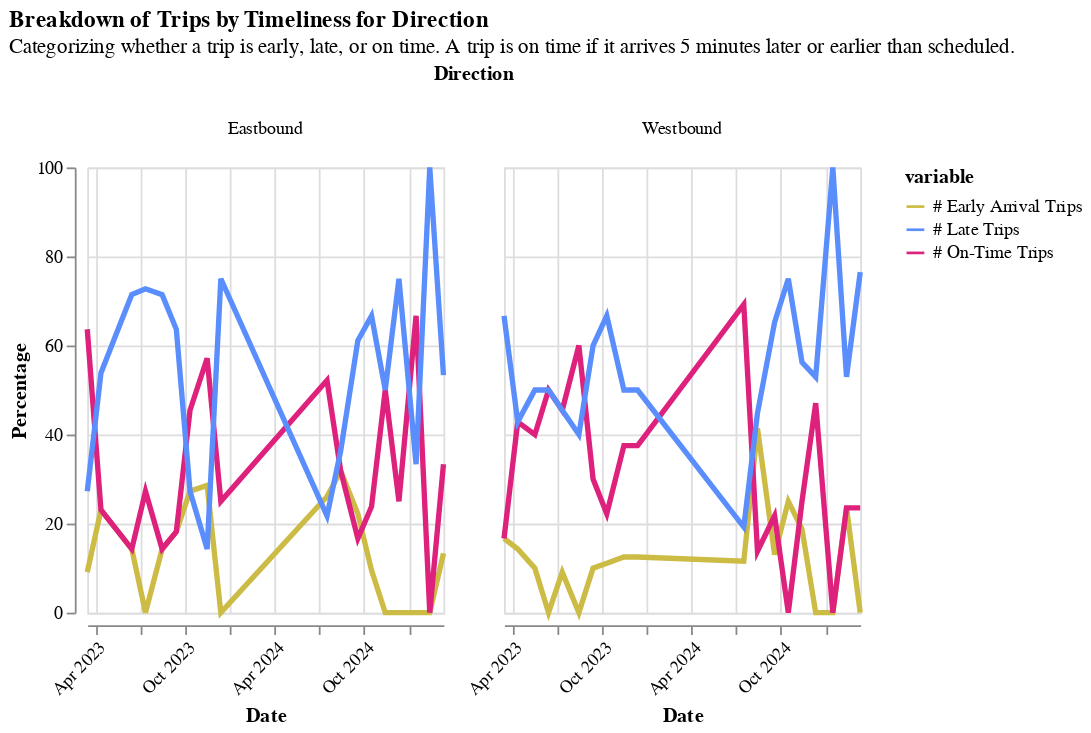

The notebook cell saved with this chart:
### Code cell
timeliness_chart(df[df.Period == "All Day"])

### Figure 1 — Vega-Lite specification as saved in the notebook (floating-point values rounded to 4 significant figures)
{"config": {"view": {"continuousWidth": 300, "continuousHeight": 300}}, "data": {"name": "data-0931610cf3828d2845b5dbddf5a54992"}, "facet": {"column": {"field": "Direction", "type": "nominal"}}, "spec": {"mark": {"type": "line", "size": 3}, "encoding": {"color": {"field": "variable", "scale": {"range": ["#ccbb44", "#5b8efd", "#dd217d"]}, "title": "variable", "type": "nominal"}, "tooltip": [{"field": "Date", "type": "temporal"}, {"field": "Route", "type": "nominal"}, {"field": "Direction", "type": "nominal"}, {"field": "Period", "type": "nominal"}, {"field": "Percentage", "type": "quantitative"}], "x": {"axis": {"format": "%b %Y", "labelAngle": -45}, "field": "Date", "title": "Date", "type": "temporal"}, "y": {"field": "Percentage", "title": "Percentage", "type": "quantitative"}}, "height": 250, "width": 200}, "title": {"text": "Breakdown of Trips by Timeliness for Direction ", "subtitle": "Categorizing whether a trip is early, late, or on time. A trip is on time if it arrives 5 minutes later or earlier than scheduled."}, "$schema": "https://vega.github.io/schema/vega-lite/v5.20.1.json", "datasets": {"data-0931610cf3828d2845b5dbddf5a54992": [{"Date": "2023-03-15T00:00:00", "Portfolio Organization Name": "City of West Hollywood", "Route": "Cityline Local-East", "Period": "All Day", "Direction": "Eastbound", "Direction (0/1)": 0, "# Realtime Trips": 11, "variable": "# Early Arrival Trips", "value": 1, "Percentage": 9.091}, {"Date": "2023-03-15T00:00:00", "Portfolio Organization Name": "City of West Hollywood", "Route": "Cityline Local-West", "Period": "All Day", "Direction": "Westbound", "Direction (0/1)": 1, "# Realtime Trips": 12, "variable": "# Early Arrival Trips", "value": 2, "Percentage": 16.67}, {"Date": "2023-04-12T00:00:00", "Portfolio Organization Name": "City of West Hollywood", "Route": "Cityline Local-East", "Period": "All Day", "Direction": "Eastbound", "Direction (0/1)": 0, "# Realtime Trips": 13, "variable": "# Early Arrival Trips", "value": 3, "Percentage": 23.08}, {"Date": "2023-05-17T00:00:00", "Portfolio Organization Name": "City of West Hollywood", "Route": "Cityline Local-East", "Period": "All Day", "Direction": "Eastbound", "Direction (0/1)": 0, "# Realtime Trips": 11, "variable": "# Early Arrival Trips", "value": 2, "Percentage": 18.18}, {"Date": "2023-06-14T00:00:00", "Portfolio Organization Name": "City of West Hollywood", "Route": "Cityline Local-East", "Period": "All Day", "Direction": "Eastbound", "Direction (0/1)": 0, "# Realtime Trips": 7, "variable": "# Early Arrival Trips", "value": 1, "Percentage": 14.29}, {"Date": "2023-07-12T00:00:00", "Portfolio Organization Name": "City of West Hollywood", "Route": "Cityline Local-East", "Period": "All Day", "Direction": "Eastbound", "Direction (0/1)": 0, "# Realtime Trips": 11, "variable": "# Early Arrival Trips", "value": 0, "Percentage": 0.0}, {"Date": "2023-08-15T00:00:00", "Portfolio Organization Name": "City of West Hollywood", "Route": "Cityline Local-East", "Period": "All Day", "Direction": "Eastbound", "Direction (0/1)": 0, "# Realtime Trips": 7, "variable": "# Early Arrival Trips", "value": 1, "Percentage": 14.29}, {"Date": "2023-09-13T00:00:00", "Portfolio Organization Name": "City of West Hollywood", "Route": "Cityline Local-East", "Period": "All Day", "Direction": "Eastbound", "Direction (0/1)": 0, "# Realtime Trips": 11, "variable": "# Early Arrival Trips", "value": 2, "Percentage": 18.18}, {"Date": "2023-10-11T00:00:00", "Portfolio Organization Name": "City of West Hollywood", "Route": "Cityline Local-East", "Period": "All Day", "Direction": "Eastbound", "Direction (0/1)": 0, "# Realtime Trips": 11, "variable": "# Early Arrival Trips", "value": 3, "Percentage": 27.27}, {"Date": "2023-11-15T00:00:00", "Portfolio Organization Name": "City of West Hollywood", "Route": "Cityline Local-East", "Period": "All Day", "Direction": "Eastbound", "Direction (0/1)": 0, "# Realtime Trips": 7, "variable": "# Early Arrival Trips", "value": 2, "Percentage": 28.57}, {"Date": "2023-12-13T00:00:00", "Portfolio Organization Name": "City of West Hollywood", "Route": "Cityline Local-East", "Period": "All Day", "Direction": "Eastbound", "Direction (0/1)": 0, "# Realtime Trips": 8, "variable": "# Early Arrival Trips", "value": 0, "Percentage": 0.0}, {"Date": "2023-04-12T00:00:00", "Portfolio Organization Name": "City of West Hollywood", "Route": "Cityline Local-West", "Period": "All Day", "Direction": "Westbound", "Direction (0/1)": 1, "# Realtime Trips": 14, "variable": "# Early Arrival Trips", "value": 2, "Percentage": 14.29}, {"Date": "2023-05-17T00:00:00", "Portfolio Organization Name": "City of West Hollywood", "Route": "Cityline Local-West", "Period": "All Day", "Direction": "Westbound", "Direction (0/1)": 1, "# Realtime Trips": 10, "variable": "# Early Arrival Trips", "value": 1, "Percentage": 10.0}, {"Date": "2023-06-14T00:00:00", "Portfolio Organization Name": "City of West Hollywood", "Route": "Cityline Local-West", "Period": "All Day", "Direction": "Westbound", "Direction (0/1)": 1, "# Realtime Trips": 6, "variable": "# Early Arrival Trips", "value": 0, "Percentage": 0.0}, {"Date": "2023-07-12T00:00:00", "Portfolio Organization Name": "City of West Hollywood", "Route": "Cityline Local-West", "Period": "All Day", "Direction": "Westbound", "Direction (0/1)": 1, "# Realtime Trips": 11, "variable": "# Early Arrival Trips", "value": 1, "Percentage": 9.091}, {"Date": "2023-08-15T00:00:00", "Portfolio Organization Name": "City of West Hollywood", "Route": "Cityline Local-West", "Period": "All Day", "Direction": "Westbound", "Direction (0/1)": 1, "# Realtime Trips": 5, "variable": "# Early Arrival Trips", "value": 0, "Percentage": 0.0}, {"Date": "2023-09-13T00:00:00", "Portfolio Organization Name": "City of West Hollywood", "Route": "Cityline Local-West", "Period": "All Day", "Direction": "Westbound", "Direction (0/1)": 1, "# Realtime Trips": 10, "variable": "# Early Arrival Trips", "value": 1, "Percentage": 10.0}, {"Date": "2023-10-11T00:00:00", "Portfolio Organization Name": "City of West Hollywood", "Route": "Cityline Local-West", "Period": "All Day", "Direction": "Westbound", "Direction (0/1)": 1, "# Realtime Trips": 9, "variable": "# Early Arrival Trips", "value": 1, "Percentage": 11.11}, {"Date": "2023-11-15T00:00:00", "Portfolio Organization Name": "City of West Hollywood", "Route": "Cityline Local-West", "Period": "All Day", "Direction": "Westbound", "Direction (0/1)": 1, "# Realtime Trips": 8, "variable": "# Early Arrival Trips", "value": 1, "Percentage": 12.5}, {"Date": "2023-12-13T00:00:00", "Portfolio Organization Name": "City of West Hollywood", "Route": "Cityline Local-West", "Period": "All Day", "Direction": "Westbound", "Direction (0/1)": 1, "# Realtime Trips": 8, "variable": "# Early Arrival Trips", "value": 1, "Percentage": 12.5}, {"Date": "2024-07-17T00:00:00", "Portfolio Organization Name": "City of West Hollywood", "Route": "Cityline Local-East", "Period": "All Day", "Direction": "Eastbound", "Direction (0/1)": 0, "# Realtime Trips": 23, "variable": "# Early Arrival Trips", "value": 6, "Percentage": 26.09}, {"Date": "2024-08-14T00:00:00", "Portfolio Organization Name": "City of West Hollywood", "Route": "Cityline Local-East", "Period": "All Day", "Direction": "Eastbound", "Direction (0/1)": 0, "# Realtime Trips": 22, "variable": "# Early Arrival Trips", "value": 7, "Percentage": 31.82}, {"Date": "2024-09-18T00:00:00", "Portfolio Organization Name": "City of West Hollywood", "Route": "Cityline Local-East", "Period": "All Day", "Direction": "Eastbound", "Direction (0/1)": 0, "# Realtime Trips": 18, "variable": "# Early Arrival Trips", "value": 4, "Percentage": 22.22}, {"Date": "2024-10-16T00:00:00", "Portfolio Organization Name": "City of West Hollywood", "Route": "Cityline Local-East", "Period": "All Day", "Direction": "Eastbound", "Direction (0/1)": 0, "# Realtime Trips": 21, "variable": "# Early Arrival Trips", "value": 2, "Percentage": 9.524}, {"Date": "2024-11-13T00:00:00", "Portfolio Organization Name": "City of West Hollywood", "Route": "Cityline Local-East", "Period": "All Day", "Direction": "Eastbound", "Direction (0/1)": 0, "# Realtime Trips": 16, "variable": "# Early Arrival Trips", "value": 0, "Percentage": 0.0}, {"Date": "2024-12-11T00:00:00", "Portfolio Organization Name": "City of West Hollywood", "Route": "Cityline Local-East", "Period": "All Day", "Direction": "Eastbound", "Direction (0/1)": 0, "# Realtime Trips": 12, "variable": "# Early Arrival Trips", "value": 0, "Percentage": 0.0}, {"Date": "2024-07-17T00:00:00", "Portfolio Organization Name": "City of West Hollywood", "Route": "Cityline Local-West", "Period": "All Day", "Direction": "Westbound", "Direction (0/1)": 1, "# Realtime Trips": 26, "variable": "# Early Arrival Trips", "value": 3, "Percentage": 11.54}, {"Date": "2024-08-14T00:00:00", "Portfolio Organization Name": "City of West Hollywood", "Route": "Cityline Local-West", "Period": "All Day", "Direction": "Westbound", "Direction (0/1)": 1, "# Realtime Trips": 29, "variable": "# Early Arrival Trips", "value": 12, "Percentage": 41.38}, {"Date": "2024-09-18T00:00:00", "Portfolio Organization Name": "City of West Hollywood", "Route": "Cityline Local-West", "Period": "All Day", "Direction": "Westbound", "Direction (0/1)": 1, "# Realtime Trips": 23, "variable": "# Early Arrival Trips", "value": 3, "Percentage": 13.04}, {"Date": "2024-10-16T00:00:00", "Portfolio Organization Name": "City of West Hollywood", "Route": "Cityline Local-West", "Period": "All Day", "Direction": "Westbound", "Direction (0/1)": 1, "# Realtime Trips": 20, "variable": "# Early Arrival Trips", "value": 5, "Percentage": 25.0}, {"Date": "2024-11-13T00:00:00", "Portfolio Organization Name": "City of West Hollywood", "Route": "Cityline Local-West", "Period": "All Day", "Direction": "Westbound", "Direction (0/1)": 1, "# Realtime Trips": 16, "variable": "# Early Arrival Trips", "value": 3, "Percentage": 18.75}, {"Date": "2024-12-11T00:00:00", "Portfolio Organization Name": "City of West Hollywood", "Route": "Cityline Local-West", "Period": "All Day", "Direction": "Westbound", "Direction (0/1)": 1, "# Realtime Trips": 17, "variable": "# Early Arrival Trips", "value": 0, "Percentage": 0.0}, {"Date": "2025-01-15T00:00:00", "Portfolio Organization Name": "City of West Hollywood", "Route": "Cityline Local-East", "Period": "All Day", "Direction": "Eastbound", "Direction (0/1)": 0, "# Realtime Trips": 9, "variable": "# Early Arrival Trips", "value": 0, "Percentage": 0.0}, {"Date": "2025-02-12T00:00:00", "Portfolio Organization Name": "City of West Hollywood", "Route": "Cityline Local-East", "Period": "All Day", "Direction": "Eastbound", "Direction (0/1)": 0, "# Realtime Trips": 16, "variable": "# Early Arrival Trips", "value": 0, "Percentage": 0.0}, {"Date": "2025-03-12T00:00:00", "Portfolio Organization Name": "City of West Hollywood", "Route": "Cityline Local-East", "Period": "All Day", "Direction": "Eastbound", "Direction (0/1)": 0, "# Realtime Trips": 15, "variable": "# Early Arrival Trips", "value": 2, "Percentage": 13.33}, {"Date": "2025-01-15T00:00:00", "Portfolio Organization Name": "City of West Hollywood", "Route": "Cityline Local-West", "Period": "All Day", "Direction": "Westbound", "Direction (0/1)": 1, "# Realtime Trips": 18, "variable": "# Early Arrival Trips", "value": 0, "Percentage": 0.0}, {"Date": "2025-02-12T00:00:00", "Portfolio Organization Name": "City of West Hollywood", "Route": "Cityline Local-West", "Period": "All Day", "Direction": "Westbound", "Direction (0/1)": 1, "# Realtime Trips": 17, "variable": "# Early Arrival Trips", "value": 4, "Percentage": 23.53}, {"Date": "2025-03-12T00:00:00", "Portfolio Organization Name": "City of West Hollywood", "Route": "Cityline Local-West", "Period": "All Day", "Direction": "Westbound", "Direction (0/1)": 1, "# Realtime Trips": 17, "variable": "# Early Arrival Trips", "value": 0, "Percentage": 0.0}, {"Date": "2023-03-15T00:00:00", "Portfolio Organization Name": "City of West Hollywood", "Route": "Cityline Local-East", "Period": "All Day", "Direction": "Eastbound", "Direction (0/1)": 0, "# Realtime Trips": 11, "variable": "# On-Time Trips", "value": 7, "Percentage": 63.64}, {"Date": "2023-03-15T00:00:00", "Portfolio Organization Name": "City of West Hollywood", "Route": "Cityline Local-West", "Period": "All Day", "Direction": "Westbound", "Direction (0/1)": 1, "# Realtime Trips": 12, "variable": "# On-Time Trips", "value": 2, "Percentage": 16.67}, {"Date": "2023-04-12T00:00:00", "Portfolio Organization Name": "City of West Hollywood", "Route": "Cityline Local-East", "Period": "All Day", "Direction": "Eastbound", "Direction (0/1)": 0, "# Realtime Trips": 13, "variable": "# On-Time Trips", "value": 3, "Percentage": 23.08}, {"Date": "2023-05-17T00:00:00", "Portfolio Organization Name": "City of West Hollywood", "Route": "Cityline Local-East", "Period": "All Day", "Direction": "Eastbound", "Direction (0/1)": 0, "# Realtime Trips": 11, "variable": "# On-Time Trips", "value": 2, "Percentage": 18.18}, {"Date": "2023-06-14T00:00:00", "Portfolio Organization Name": "City of West Hollywood", "Route": "Cityline Local-East", "Period": "All Day", "Direction": "Eastbound", "Direction (0/1)": 0, "# Realtime Trips": 7, "variable": "# On-Time Trips", "value": 1, "Percentage": 14.29}, {"Date": "2023-07-12T00:00:00", "Portfolio Organization Name": "City of West Hollywood", "Route": "Cityline Local-East", "Period": "All Day", "Direction": "Eastbound", "Direction (0/1)": 0, "# Realtime Trips": 11, "variable": "# On-Time Trips", "value": 3, "Percentage": 27.27}, {"Date": "2023-08-15T00:00:00", "Portfolio Organization Name": "City of West Hollywood", "Route": "Cityline Local-East", "Period": "All Day", "Direction": "Eastbound", "Direction (0/1)": 0, "# Realtime Trips": 7, "variable": "# On-Time Trips", "value": 1, "Percentage": 14.29}, {"Date": "2023-09-13T00:00:00", "Portfolio Organization Name": "City of West Hollywood", "Route": "Cityline Local-East", "Period": "All Day", "Direction": "Eastbound", "Direction (0/1)": 0, "# Realtime Trips": 11, "variable": "# On-Time Trips", "value": 2, "Percentage": 18.18}, {"Date": "2023-10-11T00:00:00", "Portfolio Organization Name": "City of West Hollywood", "Route": "Cityline Local-East", "Period": "All Day", "Direction": "Eastbound", "Direction (0/1)": 0, "# Realtime Trips": 11, "variable": "# On-Time Trips", "value": 5, "Percentage": 45.45}, {"Date": "2023-11-15T00:00:00", "Portfolio Organization Name": "City of West Hollywood", "Route": "Cityline Local-East", "Period": "All Day", "Direction": "Eastbound", "Direction (0/1)": 0, "# Realtime Trips": 7, "variable": "# On-Time Trips", "value": 4, "Percentage": 57.14}, {"Date": "2023-12-13T00:00:00", "Portfolio Organization Name": "City of West Hollywood", "Route": "Cityline Local-East", "Period": "All Day", "Direction": "Eastbound", "Direction (0/1)": 0, "# Realtime Trips": 8, "variable": "# On-Time Trips", "value": 2, "Percentage": 25.0}, {"Date": "2023-04-12T00:00:00", "Portfolio Organization Name": "City of West Hollywood", "Route": "Cityline Local-West", "Period": "All Day", "Direction": "Westbound", "Direction (0/1)": 1, "# Realtime Trips": 14, "variable": "# On-Time Trips", "value": 6, "Percentage": 42.86}, {"Date": "2023-05-17T00:00:00", "Portfolio Organization Name": "City of West Hollywood", "Route": "Cityline Local-West", "Period": "All Day", "Direction": "Westbound", "Direction (0/1)": 1, "# Realtime Trips": 10, "variable": "# On-Time Trips", "value": 4, "Percentage": 40.0}, {"Date": "2023-06-14T00:00:00", "Portfolio Organization Name": "City of West Hollywood", "Route": "Cityline Local-West", "Period": "All Day", "Direction": "Westbound", "Direction (0/1)": 1, "# Realtime Trips": 6, "variable": "# On-Time Trips", "value": 3, "Percentage": 50.0}, {"Date": "2023-07-12T00:00:00", "Portfolio Organization Name": "City of West Hollywood", "Route": "Cityline Local-West", "Period": "All Day", "Direction": "Westbound", "Direction (0/1)": 1, "# Realtime Trips": 11, "variable": "# On-Time Trips", "value": 5, "Percentage": 45.45}, {"Date": "2023-08-15T00:00:00", "Portfolio Organization Name": "City of West Hollywood", "Route": "Cityline Local-West", "Period": "All Day", "Direction": "Westbound", "Direction (0/1)": 1, "# Realtime Trips": 5, "variable": "# On-Time Trips", "value": 3, "Percentage": 60.0}, {"Date": "2023-09-13T00:00:00", "Portfolio Organization Name": "City of West Hollywood", "Route": "Cityline Local-West", "Period": "All Day", "Direction": "Westbound", "Direction (0/1)": 1, "# Realtime Trips": 10, "variable": "# On-Time Trips", "value": 3, "Percentage": 30.0}, {"Date": "2023-10-11T00:00:00", "Portfolio Organization Name": "City of West Hollywood", "Route": "Cityline Local-West", "Period": "All Day", "Direction": "Westbound", "Direction (0/1)": 1, "# Realtime Trips": 9, "variable": "# On-Time Trips", "value": 2, "Percentage": 22.22}, {"Date": "2023-11-15T00:00:00", "Portfolio Organization Name": "City of West Hollywood", "Route": "Cityline Local-West", "Period": "All Day", "Direction": "Westbound", "Direction (0/1)": 1, "# Realtime Trips": 8, "variable": "# On-Time Trips", "value": 3, "Percentage": 37.5}, {"Date": "2023-12-13T00:00:00", "Portfolio Organization Name": "City of West Hollywood", "Route": "Cityline Local-West", "Period": "All Day", "Direction": "Westbound", "Direction (0/1)": 1, "# Realtime Trips": 8, "variable": "# On-Time Trips", "value": 3, "Percentage": 37.5}, {"Date": "2024-07-17T00:00:00", "Portfolio Organization Name": "City of West Hollywood", "Route": "Cityline Local-East", "Period": "All Day", "Direction": "Eastbound", "Direction (0/1)": 0, "# Realtime Trips": 23, "variable": "# On-Time Trips", "value": 12, "Percentage": 52.17}, {"Date": "2024-08-14T00:00:00", "Portfolio Organization Name": "City of West Hollywood", "Route": "Cityline Local-East", "Period": "All Day", "Direction": "Eastbound", "Direction (0/1)": 0, "# Realtime Trips": 22, "variable": "# On-Time Trips", "value": 7, "Percentage": 31.82}, {"Date": "2024-09-18T00:00:00", "Portfolio Organization Name": "City of West Hollywood", "Route": "Cityline Local-East", "Period": "All Day", "Direction": "Eastbound", "Direction (0/1)": 0, "# Realtime Trips": 18, "variable": "# On-Time Trips", "value": 3, "Percentage": 16.67}, {"Date": "2024-10-16T00:00:00", "Portfolio Organization Name": "City of West Hollywood", "Route": "Cityline Local-East", "Period": "All Day", "Direction": "Eastbound", "Direction (0/1)": 0, "# Realtime Trips": 21, "variable": "# On-Time Trips", "value": 5, "Percentage": 23.81}, {"Date": "2024-11-13T00:00:00", "Portfolio Organization Name": "City of West Hollywood", "Route": "Cityline Local-East", "Period": "All Day", "Direction": "Eastbound", "Direction (0/1)": 0, "# Realtime Trips": 16, "variable": "# On-Time Trips", "value": 8, "Percentage": 50.0}, {"Date": "2024-12-11T00:00:00", "Portfolio Organization Name": "City of West Hollywood", "Route": "Cityline Local-East", "Period": "All Day", "Direction": "Eastbound", "Direction (0/1)": 0, "# Realtime Trips": 12, "variable": "# On-Time Trips", "value": 3, "Percentage": 25.0}, {"Date": "2024-07-17T00:00:00", "Portfolio Organization Name": "City of West Hollywood", "Route": "Cityline Local-West", "Period": "All Day", "Direction": "Westbound", "Direction (0/1)": 1, "# Realtime Trips": 26, "variable": "# On-Time Trips", "value": 18, "Percentage": 69.23}, {"Date": "2024-08-14T00:00:00", "Portfolio Organization Name": "City of West Hollywood", "Route": "Cityline Local-West", "Period": "All Day", "Direction": "Westbound", "Direction (0/1)": 1, "# Realtime Trips": 29, "variable": "# On-Time Trips", "value": 4, "Percentage": 13.79}, {"Date": "2024-09-18T00:00:00", "Portfolio Organization Name": "City of West Hollywood", "Route": "Cityline Local-West", "Period": "All Day", "Direction": "Westbound", "Direction (0/1)": 1, "# Realtime Trips": 23, "variable": "# On-Time Trips", "value": 5, "Percentage": 21.74}, {"Date": "2024-10-16T00:00:00", "Portfolio Organization Name": "City of West Hollywood", "Route": "Cityline Local-West", "Period": "All Day", "Direction": "Westbound", "Direction (0/1)": 1, "# Realtime Trips": 20, "variable": "# On-Time Trips", "value": 0, "Percentage": 0.0}, {"Date": "2024-11-13T00:00:00", "Portfolio Organization Name": "City of West Hollywood", "Route": "Cityline Local-West", "Period": "All Day", "Direction": "Westbound", "Direction (0/1)": 1, "# Realtime Trips": 16, "variable": "# On-Time Trips", "value": 4, "Percentage": 25.0}, {"Date": "2024-12-11T00:00:00", "Portfolio Organization Name": "City of West Hollywood", "Route": "Cityline Local-West", "Period": "All Day", "Direction": "Westbound", "Direction (0/1)": 1, "# Realtime Trips": 17, "variable": "# On-Time Trips", "value": 8, "Percentage": 47.06}, {"Date": "2025-01-15T00:00:00", "Portfolio Organization Name": "City of West Hollywood", "Route": "Cityline Local-East", "Period": "All Day", "Direction": "Eastbound", "Direction (0/1)": 0, "# Realtime Trips": 9, "variable": "# On-Time Trips", "value": 6, "Percentage": 66.67}, {"Date": "2025-02-12T00:00:00", "Portfolio Organization Name": "City of West Hollywood", "Route": "Cityline Local-East", "Period": "All Day", "Direction": "Eastbound", "Direction (0/1)": 0, "# Realtime Trips": 16, "variable": "# On-Time Trips", "value": 0, "Percentage": 0.0}, {"Date": "2025-03-12T00:00:00", "Portfolio Organization Name": "City of West Hollywood", "Route": "Cityline Local-East", "Period": "All Day", "Direction": "Eastbound", "Direction (0/1)": 0, "# Realtime Trips": 15, "variable": "# On-Time Trips", "value": 5, "Percentage": 33.33}, {"Date": "2025-01-15T00:00:00", "Portfolio Organization Name": "City of West Hollywood", "Route": "Cityline Local-West", "Period": "All Day", "Direction": "Westbound", "Direction (0/1)": 1, "# Realtime Trips": 18, "variable": "# On-Time Trips", "value": 0, "Percentage": 0.0}, {"Date": "2025-02-12T00:00:00", "Portfolio Organization Name": "City of West Hollywood", "Route": "Cityline Local-West", "Period": "All Day", "Direction": "Westbound", "Direction (0/1)": 1, "# Realtime Trips": 17, "variable": "# On-Time Trips", "value": 4, "Percentage": 23.53}, {"Date": "2025-03-12T00:00:00", "Portfolio Organization Name": "City of West Hollywood", "Route": "Cityline Local-West", "Period": "All Day", "Direction": "Westbound", "Direction (0/1)": 1, "# Realtime Trips": 17, "variable": "# On-Time Trips", "value": 4, "Percentage": 23.53}, {"Date": "2023-03-15T00:00:00", "Portfolio Organization Name": "City of West Hollywood", "Route": "Cityline Local-East", "Period": "All Day", "Direction": "Eastbound", "Direction (0/1)": 0, "# Realtime Trips": 11, "variable": "# Late Trips", "value": 3, "Percentage": 27.27}, {"Date": "2023-03-15T00:00:00", "Portfolio Organization Name": "City of West Hollywood", "Route": "Cityline Local-West", "Period": "All Day", "Direction": "Westbound", "Direction (0/1)": 1, "# Realtime Trips": 12, "variable": "# Late Trips", "value": 8, "Percentage": 66.67}, {"Date": "2023-04-12T00:00:00", "Portfolio Organization Name": "City of West Hollywood", "Route": "Cityline Local-East", "Period": "All Day", "Direction": "Eastbound", "Direction (0/1)": 0, "# Realtime Trips": 13, "variable": "# Late Trips", "value": 7, "Percentage": 53.85}, {"Date": "2023-05-17T00:00:00", "Portfolio Organization Name": "City of West Hollywood", "Route": "Cityline Local-East", "Period": "All Day", "Direction": "Eastbound", "Direction (0/1)": 0, "# Realtime Trips": 11, "variable": "# Late Trips", "value": 7, "Percentage": 63.64}, {"Date": "2023-06-14T00:00:00", "Portfolio Organization Name": "City of West Hollywood", "Route": "Cityline Local-East", "Period": "All Day", "Direction": "Eastbound", "Direction (0/1)": 0, "# Realtime Trips": 7, "variable": "# Late Trips", "value": 5, "Percentage": 71.43}, {"Date": "2023-07-12T00:00:00", "Portfolio Organization Name": "City of West Hollywood", "Route": "Cityline Local-East", "Period": "All Day", "Direction": "Eastbound", "Direction (0/1)": 0, "# Realtime Trips": 11, "variable": "# Late Trips", "value": 8, "Percentage": 72.73}, {"Date": "2023-08-15T00:00:00", "Portfolio Organization Name": "City of West Hollywood", "Route": "Cityline Local-East", "Period": "All Day", "Direction": "Eastbound", "Direction (0/1)": 0, "# Realtime Trips": 7, "variable": "# Late Trips", "value": 5, "Percentage": 71.43}, {"Date": "2023-09-13T00:00:00", "Portfolio Organization Name": "City of West Hollywood", "Route": "Cityline Local-East", "Period": "All Day", "Direction": "Eastbound", "Direction (0/1)": 0, "# Realtime Trips": 11, "variable": "# Late Trips", "value": 7, "Percentage": 63.64}, {"Date": "2023-10-11T00:00:00", "Portfolio Organization Name": "City of West Hollywood", "Route": "Cityline Local-East", "Period": "All Day", "Direction": "Eastbound", "Direction (0/1)": 0, "# Realtime Trips": 11, "variable": "# Late Trips", "value": 3, "Percentage": 27.27}, {"Date": "2023-11-15T00:00:00", "Portfolio Organization Name": "City of West Hollywood", "Route": "Cityline Local-East", "Period": "All Day", "Direction": "Eastbound", "Direction (0/1)": 0, "# Realtime Trips": 7, "variable": "# Late Trips", "value": 1, "Percentage": 14.29}, {"Date": "2023-12-13T00:00:00", "Portfolio Organization Name": "City of West Hollywood", "Route": "Cityline Local-East", "Period": "All Day", "Direction": "Eastbound", "Direction (0/1)": 0, "# Realtime Trips": 8, "variable": "# Late Trips", "value": 6, "Percentage": 75.0}, {"Date": "2023-04-12T00:00:00", "Portfolio Organization Name": "City of West Hollywood", "Route": "Cityline Local-West", "Period": "All Day", "Direction": "Westbound", "Direction (0/1)": 1, "# Realtime Trips": 14, "variable": "# Late Trips", "value": 6, "Percentage": 42.86}, {"Date": "2023-05-17T00:00:00", "Portfolio Organization Name": "City of West Hollywood", "Route": "Cityline Local-West", "Period": "All Day", "Direction": "Westbound", "Direction (0/1)": 1, "# Realtime Trips": 10, "variable": "# Late Trips", "value": 5, "Percentage": 50.0}, {"Date": "2023-06-14T00:00:00", "Portfolio Organization Name": "City of West Hollywood", "Route": "Cityline Local-West", "Period": "All Day", "Direction": "Westbound", "Direction (0/1)": 1, "# Realtime Trips": 6, "variable": "# Late Trips", "value": 3, "Percentage": 50.0}, {"Date": "2023-07-12T00:00:00", "Portfolio Organization Name": "City of West Hollywood", "Route": "Cityline Local-West", "Period": "All Day", "Direction": "Westbound", "Direction (0/1)": 1, "# Realtime Trips": 11, "variable": "# Late Trips", "value": 5, "Percentage": 45.45}, {"Date": "2023-08-15T00:00:00", "Portfolio Organization Name": "City of West Hollywood", "Route": "Cityline Local-West", "Period": "All Day", "Direction": "Westbound", "Direction (0/1)": 1, "# Realtime Trips": 5, "variable": "# Late Trips", "value": 2, "Percentage": 40.0}, {"Date": "2023-09-13T00:00:00", "Portfolio Organization Name": "City of West Hollywood", "Route": "Cityline Local-West", "Period": "All Day", "Direction": "Westbound", "Direction (0/1)": 1, "# Realtime Trips": 10, "variable": "# Late Trips", "value": 6, "Percentage": 60.0}, {"Date": "2023-10-11T00:00:00", "Portfolio Organization Name": "City of West Hollywood", "Route": "Cityline Local-West", "Period": "All Day", "Direction": "Westbound", "Direction (0/1)": 1, "# Realtime Trips": 9, "variable": "# Late Trips", "value": 6, "Percentage": 66.67}, {"Date": "2023-11-15T00:00:00", "Portfolio Organization Name": "City of West Hollywood", "Route": "Cityline Local-West", "Period": "All Day", "Direction": "Westbound", "Direction (0/1)": 1, "# Realtime Trips": 8, "variable": "# Late Trips", "value": 4, "Percentage": 50.0}, {"Date": "2023-12-13T00:00:00", "Portfolio Organization Name": "City of West Hollywood", "Route": "Cityline Local-West", "Period": "All Day", "Direction": "Westbound", "Direction (0/1)": 1, "# Realtime Trips": 8, "variable": "# Late Trips", "value": 4, "Percentage": 50.0}, {"Date": "2024-07-17T00:00:00", "Portfolio Organization Name": "City of West Hollywood", "Route": "Cityline Local-East", "Period": "All Day", "Direction": "Eastbound", "Direction (0/1)": 0, "# Realtime Trips": 23, "variable": "# Late Trips", "value": 5, "Percentage": 21.74}, {"Date": "2024-08-14T00:00:00", "Portfolio Organization Name": "City of West Hollywood", "Route": "Cityline Local-East", "Period": "All Day", "Direction": "Eastbound", "Direction (0/1)": 0, "# Realtime Trips": 22, "variable": "# Late Trips", "value": 8, "Percentage": 36.36}, {"Date": "2024-09-18T00:00:00", "Portfolio Organization Name": "City of West Hollywood", "Route": "Cityline Local-East", "Period": "All Day", "Direction": "Eastbound", "Direction (0/1)": 0, "# Realtime Trips": 18, "variable": "# Late Trips", "value": 11, "Percentage": 61.11}, {"Date": "2024-10-16T00:00:00", "Portfolio Organization Name": "City of West Hollywood", "Route": "Cityline Local-East", "Period": "All Day", "Direction": "Eastbound", "Direction (0/1)": 0, "# Realtime Trips": 21, "variable": "# Late Trips", "value": 14, "Percentage": 66.67}, {"Date": "2024-11-13T00:00:00", "Portfolio Organization Name": "City of West Hollywood", "Route": "Cityline Local-East", "Period": "All Day", "Direction": "Eastbound", "Direction (0/1)": 0, "# Realtime Trips": 16, "variable": "# Late Trips", "value": 8, "Percentage": 50.0}, {"Date": "2024-12-11T00:00:00", "Portfolio Organization Name": "City of West Hollywood", "Route": "Cityline Local-East", "Period": "All Day", "Direction": "Eastbound", "Direction (0/1)": 0, "# Realtime Trips": 12, "variable": "# Late Trips", "value": 9, "Percentage": 75.0}, {"Date": "2024-07-17T00:00:00", "Portfolio Organization Name": "City of West Hollywood", "Route": "Cityline Local-West", "Period": "All Day", "Direction": "Westbound", "Direction (0/1)": 1, "# Realtime Trips": 26, "variable": "# Late Trips", "value": 5, "Percentage": 19.23}, {"Date": "2024-08-14T00:00:00", "Portfolio Organization Name": "City of West Hollywood", "Route": "Cityline Local-West", "Period": "All Day", "Direction": "Westbound", "Direction (0/1)": 1, "# Realtime Trips": 29, "variable": "# Late Trips", "value": 13, "Percentage": 44.83}, {"Date": "2024-09-18T00:00:00", "Portfolio Organization Name": "City of West Hollywood", "Route": "Cityline Local-West", "Period": "All Day", "Direction": "Westbound", "Direction (0/1)": 1, "# Realtime Trips": 23, "variable": "# Late Trips", "value": 15, "Percentage": 65.22}, {"Date": "2024-10-16T00:00:00", "Portfolio Organization Name": "City of West Hollywood", "Route": "Cityline Local-West", "Period": "All Day", "Direction": "Westbound", "Direction (0/1)": 1, "# Realtime Trips": 20, "variable": "# Late Trips", "value": 15, "Percentage": 75.0}, {"Date": "2024-11-13T00:00:00", "Portfolio Organization Name": "City of West Hollywood", "Route": "Cityline Local-West", "Period": "All Day", "Direction": "Westbound", "Direction (0/1)": 1, "# Realtime Trips": 16, "variable": "# Late Trips", "value": 9, "Percentage": 56.25}, {"Date": "2024-12-11T00:00:00", "Portfolio Organization Name": "City of West Hollywood", "Route": "Cityline Local-West", "Period": "All Day", "Direction": "Westbound", "Direction (0/1)": 1, "# Realtime Trips": 17, "variable": "# Late Trips", "value": 9, "Percentage": 52.94}, {"Date": "2025-01-15T00:00:00", "Portfolio Organization Name": "City of West Hollywood", "Route": "Cityline Local-East", "Period": "All Day", "Direction": "Eastbound", "Direction (0/1)": 0, "# Realtime Trips": 9, "variable": "# Late Trips", "value": 3, "Percentage": 33.33}, {"Date": "2025-02-12T00:00:00", "Portfolio Organization Name": "City of West Hollywood", "Route": "Cityline Local-East", "Period": "All Day", "Direction": "Eastbound", "Direction (0/1)": 0, "# Realtime Trips": 16, "variable": "# Late Trips", "value": 16, "Percentage": 100.0}, {"Date": "2025-03-12T00:00:00", "Portfolio Organization Name": "City of West Hollywood", "Route": "Cityline Local-East", "Period": "All Day", "Direction": "Eastbound", "Direction (0/1)": 0, "# Realtime Trips": 15, "variable": "# Late Trips", "value": 8, "Percentage": 53.33}, {"Date": "2025-01-15T00:00:00", "Portfolio Organization Name": "City of West Hollywood", "Route": "Cityline Local-West", "Period": "All Day", "Direction": "Westbound", "Direction (0/1)": 1, "# Realtime Trips": 18, "variable": "# Late Trips", "value": 18, "Percentage": 100.0}, {"Date": "2025-02-12T00:00:00", "Portfolio Organization Name": "City of West Hollywood", "Route": "Cityline Local-West", "Period": "All Day", "Direction": "Westbound", "Direction (0/1)": 1, "# Realtime Trips": 17, "variable": "# Late Trips", "value": 9, "Percentage": 52.94}, {"Date": "2025-03-12T00:00:00", "Portfolio Organization Name": "City of West Hollywood", "Route": "Cityline Local-West", "Period": "All Day", "Direction": "Westbound", "Direction (0/1)": 1, "# Realtime Trips": 17, "variable": "# Late Trips", "value": 13, "Percentage": 76.47}]}}
